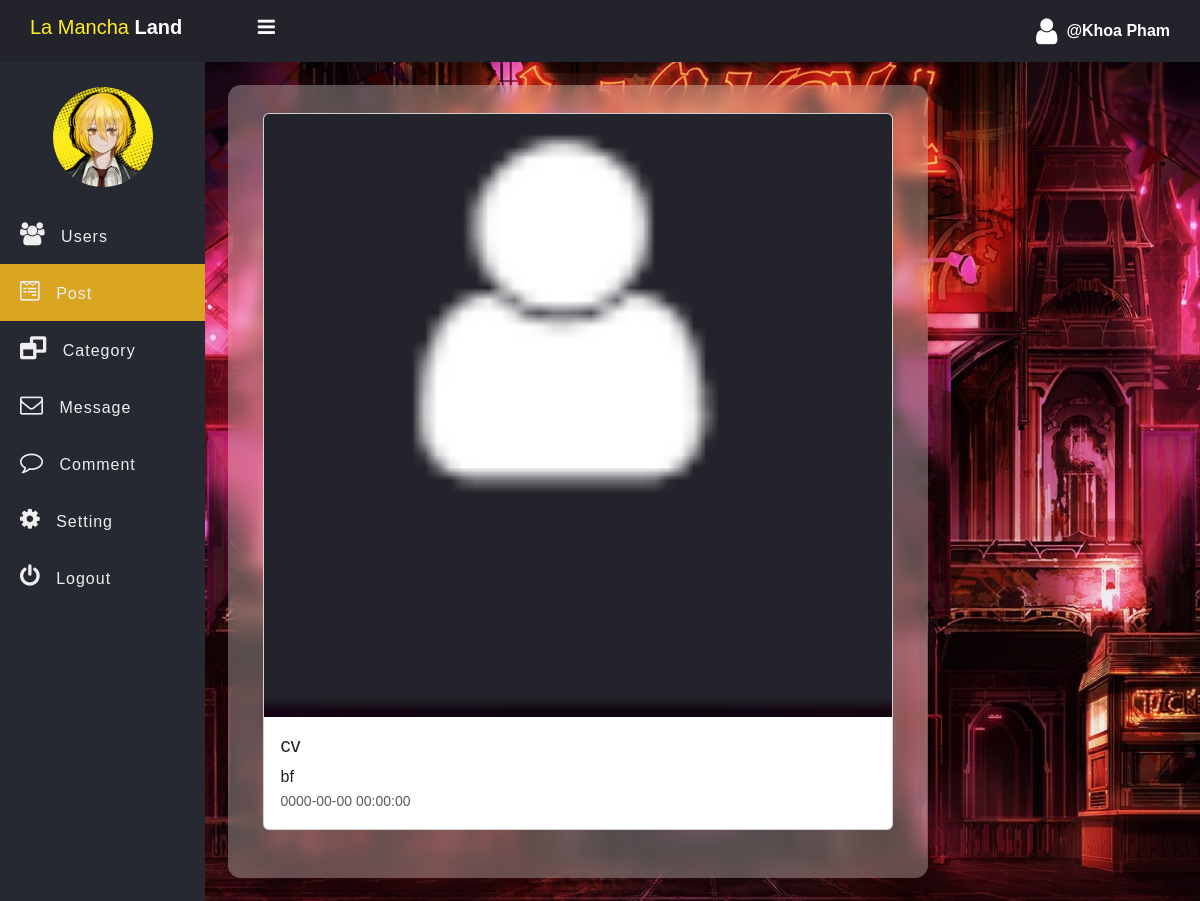
The page /admin/single_post.php?post_id=6 (signed in) on the database its author committed.
### tables this page shows
CREATE TABLE `post` (
  `post_id` int(11) NOT NULL,
  `post_title` varchar(127) NOT NULL,
  `post_text` text NOT NULL,
  `category` int(11) NOT NULL,
  `cover_url` varchar(255) NOT NULL DEFAULT 'default.jpg',
  `created_at` datetime NOT NULL DEFAULT current_timestamp()
);

### admin/data/Post.php (called while the page is built, shortened)
<?php
function getById($conn, $id){
    $sql = "SELECT * FROM post WHERE post_id = ?";
    $stmt = $conn->prepare($sql);
    $stmt->execute([$id]);
    if($stmt->rowCount() >= 1){
        $data = $stmt->fetch();
        return $data;
    }else{
        return 0;
    }
}
?>

### admin/single_post.php (the view, shortened to what this page needs)
<?php
if (isset($_SESSION['admin_id']) && isset($_SESSION['username']) && isset($_GET['post_id'])) {
    $post_id = $_GET['post_id'];
    include_once("data/Post.php");
    include_once("../db_conn.php");
    $post = getById($conn, $post_id);
 ?>
<!DOCTYPE html>
<html>
<head>
	<link rel="stylesheet" href="https://stackpath.bootstrapcdn.com/font-awesome/4.7.0/css/font-awesome.min.css">
	<link rel="stylesheet" href="../css/side-bar.css">
    <link rel="stylesheet" href="../css/style.css">
    <link href="https://cdn.jsdelivr.net/npm/bootstrap@5.3.3/dist/css/bootstrap.min.css"
    rel="stylesheet">
</head>
<body>
    <?php
    include "inc/side-nav.php" ;
    ?>
    <section class="section-1">
    <div class="main-single-post">
        <div class="card main-blog-card mb-5">
            <img src="../upload/blog/<?= $post['cover_url'] ?>" class="card-img-top" alt="...">
            <div class="card-body">
                <h5 class="card-title"><?= $post['post_title'] ?></h5>
                <?= $post['post_text'] ?>
                <p class="card-text">
                    <small class="text-body-secondary"><?= $post['created_at'] ?></small>
                </p>
            </div>
        </div>
    </div>
	</section>
	</div>
</body>
</html>
<?php
} else {
    header("Location: ../admin-login.php");
    exit;
}
?>

### css/side-bar.css (style rules this page uses)
* { padding: 0; margin: 0; box-sizing: border-box; font-family: arial, sans-serif; }

### css/style.css (style rules this page uses)
.main-blog-card { width: 90%; }
.section-1 { width: 100%; background: url("../img/lamancha.jpg") center /cover; padding: 23px; }
.main-single-post { border-radius: .8rem; backdrop-filter: blur(7px); background-color: rgba(255, 255, 245, 0.292) !important; display: flex; justify-content: center; align-items: center; padding-top: 3%; width: 90%; max-width: 700px; }

### rows shown on the page
post: cover_url (picture), post_title "cv", post_text "bf", created_at "0000-00-00 00:00:00"

### other values the page prints
$_SESSION['username'] "Khoa Pham"
